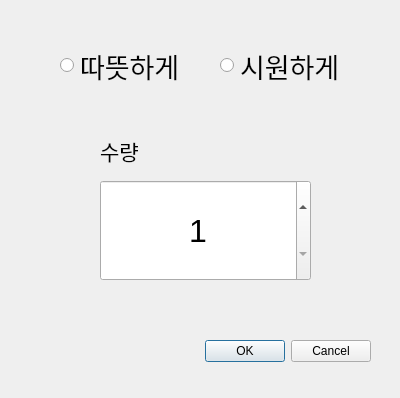
<?xml version="1.0" encoding="UTF-8"?>
<ui version="4.0">
 <class>Dialog</class>
 <widget class="QDialog" name="Dialog">
  <property name="geometry">
   <rect>
    <x>0</x>
    <y>0</y>
    <width>400</width>
    <height>398</height>
   </rect>
  </property>
  <property name="windowTitle">
   <string>Dialog</string>
  </property>
  <widget class="QDialogButtonBox" name="buttonBox">
   <property name="geometry">
    <rect>
     <x>30</x>
     <y>331</y>
     <width>341</width>
     <height>41</height>
    </rect>
   </property>
   <property name="orientation">
    <enum>Qt::Orientation::Horizontal</enum>
   </property>
   <property name="standardButtons">
    <set>QDialogButtonBox::StandardButton::Cancel|QDialogButtonBox::StandardButton::Ok</set>
   </property>
  </widget>
  <widget class="QSpinBox" name="spinBox">
   <property name="geometry">
    <rect>
     <x>100</x>
     <y>180</y>
     <width>211</width>
     <height>101</height>
    </rect>
   </property>
   <property name="font">
    <font>
     <pointsize>24</pointsize>
    </font>
   </property>
   <property name="layoutDirection">
    <enum>Qt::LayoutDirection::LeftToRight</enum>
   </property>
   <property name="alignment">
    <set>Qt::AlignmentFlag::AlignCenter</set>
   </property>
   <property name="minimum">
    <number>1</number>
   </property>
   <property name="maximum">
    <number>20</number>
   </property>
  </widget>
  <widget class="QLabel" name="label">
   <property name="geometry">
    <rect>
     <x>100</x>
     <y>135</y>
     <width>51</width>
     <height>31</height>
    </rect>
   </property>
   <property name="font">
    <font>
     <pointsize>16</pointsize>
    </font>
   </property>
   <property name="text">
    <string>수량</string>
   </property>
  </widget>
  <widget class="QRadioButton" name="radioButton">
   <property name="geometry">
    <rect>
     <x>60</x>
     <y>50</y>
     <width>131</width>
     <height>31</height>
    </rect>
   </property>
   <property name="font">
    <font>
     <pointsize>20</pointsize>
    </font>
   </property>
   <property name="text">
    <string>따뜻하게</string>
   </property>
  </widget>
  <widget class="QRadioButton" name="radioButton_2">
   <property name="geometry">
    <rect>
     <x>220</x>
     <y>50</y>
     <width>141</width>
     <height>31</height>
    </rect>
   </property>
   <property name="font">
    <font>
     <pointsize>20</pointsize>
    </font>
   </property>
   <property name="text">
    <string>시원하게</string>
   </property>
  </widget>
 </widget>
 <resources/>
 <connections>
  <connection>
   <sender>buttonBox</sender>
   <signal>accepted()</signal>
   <receiver>Dialog</receiver>
   <slot>accept()</slot>
   <hints>
    <hint type="sourcelabel">
     <x>248</x>
     <y>254</y>
    </hint>
    <hint type="destinationlabel">
     <x>157</x>
     <y>274</y>
    </hint>
   </hints>
  </connection>
  <connection>
   <sender>buttonBox</sender>
   <signal>rejected()</signal>
   <receiver>Dialog</receiver>
   <slot>reject()</slot>
   <hints>
    <hint type="sourcelabel">
     <x>316</x>
     <y>260</y>
    </hint>
    <hint type="destinationlabel">
     <x>286</x>
     <y>274</y>
    </hint>
   </hints>
  </connection>
 </connections>
</ui>
